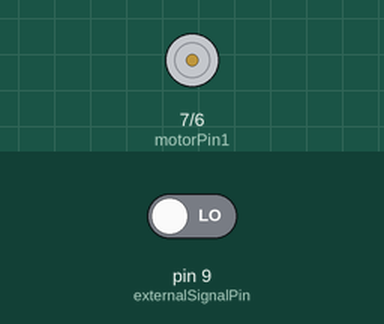
Recording of a sketch running on a simulated Arduino Uno, built with avr-gcc and run on an emulated ATmega328P. Shown: motor-driver pin pairs drawn as motors (green arrow = first pin HIGH = forward, orange = second pin HIGH = backward, longer = more drive). Inputs (shaded band) come from the test bench; at power-on: pin 9 (externalSignalPin) LOW.

Above: at 1.2 s.
1.3 s: pin 9 (externalSignalPin) driven HIGH
At 1.6 s:
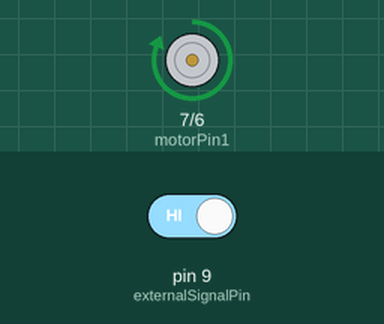
2.8 s: pin 9 (externalSignalPin) driven LOW
At 3.9 s:
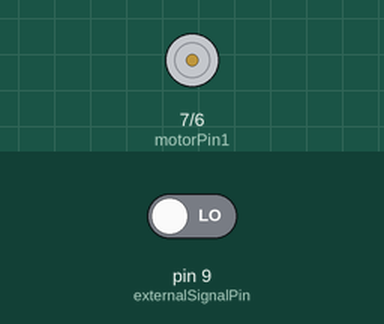
Timing chart, 0 to 5.8 s (numbered marks = the images above; inputs shaded):
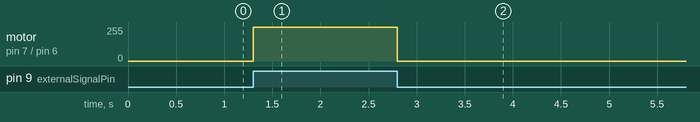

Measured:
- after the input at 1.3 s, motor on pin 7 (motorPin1) / pin 6 (motorPin2): stopped → forward 255/255 at once
- after the input at 2.8 s, motor on pin 7 (motorPin1) / pin 6 (motorPin2): forward 255/255 → stopped at once

The sketch:

sketch_may12a.ino
```cpp
// Motor control pins
const int motorPin1 = 7; // Example pin for motor control
const int motorPin2 = 6; // Example pin for motor control

// External signal pin
const int externalSignalPin = 9; // Example pin for external signal

void setup() {

    pinMode(motorPin1, OUTPUT);
    pinMode(motorPin2, OUTPUT);
    pinMode(externalSignalPin, INPUT);
}

void loop() {
    // Read the state of the external signal
    int externalSignal = digitalRead(externalSignalPin);

    // If signal is HIGH, turn the motor ON; if LOW, turn it OFF
    if (externalSignal == HIGH) {
        // Turn ON motor
        digitalWrite(motorPin1, HIGH);
        digitalWrite(motorPin2, LOW);
    } else {
        // Turn OFF motor
        digitalWrite(motorPin1, LOW);
        digitalWrite(motorPin2, LOW);
    }
}
```
